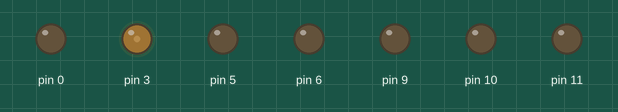
Recording of a sketch running on a simulated Arduino Uno, built with avr-gcc and run on an emulated ATmega328P. Shown: output pins drawn as LEDs (lit = HIGH).

Above: at 0.05 s.
At 0.5 s:
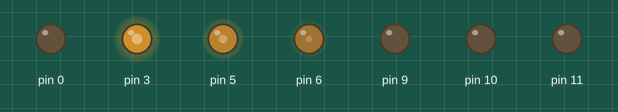
At 1.0 s:
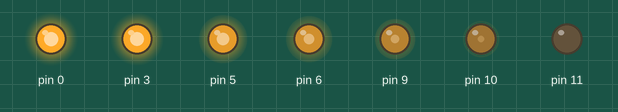
At 2.0 s:
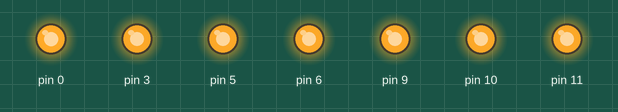
At 3.05 s:
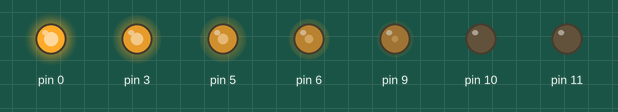
At 3.95 s:
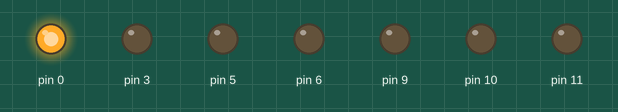
Timing chart, 0 to 5.2 s (numbered marks = the images above):
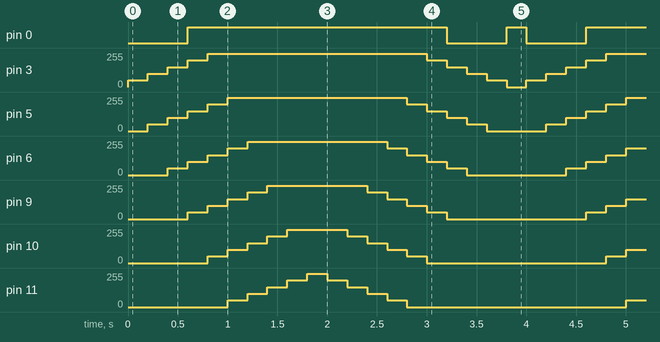

Measured:
- by itself, pin 0: repeats every 4.0 s: LOW 0.60 s, HIGH 0.20 s, LOW 0.60 s, HIGH 2.6 s
- by itself, pin 6: repeats every 4.0 s: 100/255 0.20 s, 150/255 0.20 s, 200/255 0.20 s, 250/255 1.4 s, 200/255 0.20 s, 150/255 0.20 s, 100/255 0.20 s, 50/255 0.20 s, 0/255 1.0 s, 50/255 0.20 s
- by itself, pin 9: repeats every 4.0 s: 100/255 0.20 s, 150/255 0.20 s, 200/255 0.20 s, 250/255 1.0 s, 200/255 0.20 s, 150/255 0.20 s, 100/255 0.20 s, 50/255 0.20 s, 0/255 1.4 s, 50/255 0.20 s

The sketch:

FADE_LEDS_2.ino
```cpp
/****************************************************************
**                                                             **
**                          TÍTOL:                             **
**                       fade LEDS 2                           **
**                                                             **
**  NOM: Mohamed el Marnissi                  DATA: 06/02/2017 **
****************************************************************/
//************************ INCLUDE ******************************


//*********************** VARIABLES *****************************

int LEDS[6]{3,5,6,9,10,11};//estableix array amb valor int de 7 variables
int ENCEN1[6]{0,0,0,0,0,0};//estableix array amb valor int de 7 variables
int ENCEN2[6]{50,0,0,0,0,0};//estableix array amb valor int de 7 variables
int ENCEN3[6]{100,50,0,0,0,0};//estableix array amb valor int de 7 variables
int ENCEN4[6]{150,100,50,0,0,0};//estableix array amb valor int de 7 variables
int ENCEN5[6]{200,150,100,50,0,0};//estableix array amb valor int de 7 variables
int ENCEN6[6]{250,200,150,100,50,0};//estableix array amb valor int de 7 variables
int ENCEN7[6]{250,250,200,150,100,50};//estableix array amb valor int de 7 variables
int ENCEN8[6]{250,250,250,200,150,100};//estableix array amb valor int de 7 variables
int ENCEN9[6]{250,250,250,250,200,150};//estableix array amb valor int de 7 variables
int ENCEN10[6]{250,250,250,250,250,200};//estableix array amb valor int de 7 variables
int ENCEN11[6]{250,250,250,250,250,250};//estableix array amb valor int de 7 variables
int t=200;//estableix variable t amb valor int

//************************** SETUP ******************************

void setup() {                 // configura el final de salida
for(int i=0;i<7;i++)//inicia funcio for, estableix variable i amb un valor de 0 , condiciona, si i es inferior a 7 incrementa el valor de i en 1.
{
  pinMode(LEDS[i],OUTPUT);// estableix totes les variables de l'array LEDS com a sortides
}
}

//*************************** LOOP ******************************

void loop() {
  for(int i=0;i<7;i++)//inicia funcio for, estableix variable i amb un valor de 0 , condiciona, si i es inferior a 7 incrementa el valor de i en 1.
{
  analogWrite(LEDS[i],ENCEN2[i]);//escriu les sortides analogiques de l'array de variable LEDS en funcio de l 'array de variables ENCEN
}
delay(t);//s'espera valor de variable t
  for(int i=0;i<7;i++)//inicia funcio for, estableix variable i amb un valor de 0 , condiciona, si i es inferior a 7 incrementa el valor de i en 1.
{
  analogWrite(LEDS[i],ENCEN3[i]);//escriu les sortides analogiques de l'array de variable LEDS en funcio de l 'array de variables ENCEN
}
delay(t);//s'espera valor de variable t
  for(int i=0;i<7;i++)//inicia funcio for, estableix variable i amb un valor de 0 , condiciona, si i es inferior a 7 incrementa el valor de i en 1.
{
  analogWrite(LEDS[i],ENCEN4[i]);//escriu les sortides analogiques de l'array de variable LEDS en funcio de l 'array de variables ENCEN
}
delay(t);//s'espera valor de variable t
  for(int i=0;i<7;i++)//inicia funcio for, estableix variable i amb un valor de 0 , condiciona, si i es inferior a 7 incrementa el valor de i en 1.
{
  analogWrite(LEDS[i],ENCEN5[i]);//escriu les sortides analogiques de l'array de variable LEDS en funcio de l 'array de variables ENCEN
}
delay(t);//s'espera valor de variable t
  for(int i=0;i<7;i++)//inicia funcio for, estableix variable i amb un valor de 0 , condiciona, si i es inferior a 7 incrementa el valor de i en 1.
{
  analogWrite(LEDS[i],ENCEN6[i]);//escriu les sortides analogiques de l'array de variable LEDS en funcio de l 'array de variables ENCEN
}
delay(t);//s'espera valor de variable t
  for(int i=0;i<7;i++)//inicia funcio for, estableix variable i amb un valor de 0 , condiciona, si i es inferior a 7 incrementa el valor de i en 1.
{
  analogWrite(LEDS[i],ENCEN7[i]);//escriu les sortides analogiques de l'array de variable LEDS en funcio de l 'array de variables ENCEN
}
delay(t);//s'espera valor de variable t
  for(int i=0;i<7;i++)//inicia funcio for, estableix variable i amb un valor de 0 , condiciona, si i es inferior a 7 incrementa el valor de i en 1.
{
  analogWrite(LEDS[i],ENCEN8[i]);//escriu les sortides analogiques de l'array de variable LEDS en funcio de l 'array de variables ENCEN
}
delay(t);//s'espera valor de variable t
  for(int i=0;i<7;i++)//inicia funcio for, estableix variable i amb un valor de 0 , condiciona, si i es inferior a 7 incrementa el valor de i en 1.
{
  analogWrite(LEDS[i],ENCEN9[i]);//escriu les sortides analogiques de l'array de variable LEDS en funcio de l 'array de variables ENCEN
}
delay(t);//s'espera valor de variable t
  for(int i=0;i<7;i++)//inicia funcio for, estableix variable i amb un valor de 0 , condiciona, si i es inferior a 7 incrementa el valor de i en 1.
{
  analogWrite(LEDS[i],ENCEN10[i]);//escriu les sortides analogiques de l'array de variable LEDS en funcio de l 'array de variables ENCEN
}
delay(t);//s'espera valor de variable t
  for(int i=0;i<7;i++)//inicia funcio for, estableix variable i amb un valor de 0 , condiciona, si i es inferior a 7 incrementa el valor de i en 1.
{
  analogWrite(LEDS[i],ENCEN11[i]);//escriu les sortides analogiques de l'array de variable LEDS en funcio de l 'array de variables ENCEN
}
delay(t);//s'espera valor de variable t
  for(int i=0;i<7;i++)//inicia funcio for, estableix variable i amb un valor de 0 , condiciona, si i es inferior a 7 incrementa el valor de i en 1.
{
  analogWrite(LEDS[i],ENCEN10[i]);//escriu les sortides analogiques de l'array de variable LEDS en funcio de l 'array de variables ENCEN
}
delay(t);//s'espera valor de variable t
  for(int i=0;i<7;i++)//inicia funcio for, estableix variable i amb un valor de 0 , condiciona, si i es inferior a 7 incrementa el valor de i en 1.
{
  analogWrite(LEDS[i],ENCEN9[i]);//escriu les sortides analogiques de l'array de variable LEDS en funcio de l 'array de variables ENCEN
}
delay(t);//s'espera valor de variable t
  for(int i=0;i<7;i++)//inicia funcio for, estableix variable i amb un valor de 0 , condiciona, si i es inferior a 7 incrementa el valor de i en 1.
{
  analogWrite(LEDS[i],ENCEN8[i]);//escriu les sortides analogiques de l'array de variable LEDS en funcio de l 'array de variables ENCEN
}
delay(t);//s'espera valor de variable t
  for(int i=0;i<7;i++)//inicia funcio for, estableix variable i amb un valor de 0 , condiciona, si i es inferior a 7 incrementa el valor de i en 1.
{
  analogWrite(LEDS[i],ENCEN7[i]);//escriu les sortides analogiques de l'array de variable LEDS en funcio de l 'array de variables ENCEN
}
delay(t);//s'espera valor de variable t
  for(int i=0;i<7;i++)//inicia funcio for, estableix variable i amb un valor de 0 , condiciona, si i es inferior a 7 incrementa el valor de i en 1.
{
  analogWrite(LEDS[i],ENCEN6[i]);//escriu les sortides analogiques de l'array de variable LEDS en funcio de l 'array de variables ENCEN
}
delay(t);//s'espera valor de variable t
  for(int i=0;i<7;i++)//inicia funcio for, estableix variable i amb un valor de 0 , condiciona, si i es inferior a 7 incrementa el valor de i en 1.
{
  analogWrite(LEDS[i],ENCEN5[i]);//escriu les sortides analogiques de l'array de variable LEDS en funcio de l 'array de variables ENCEN
}
delay(t);//s'espera valor de variable t
  for(int i=0;i<7;i++)//inicia funcio for, estableix variable i amb un valor de 0 , condiciona, si i es inferior a 7 incrementa el valor de i en 1.
{
  analogWrite(LEDS[i],ENCEN4[i]);//escriu les sortides analogiques de l'array de variable LEDS en funcio de l 'array de variables ENCEN
}
delay(t);//s'espera valor de variable t
  for(int i=0;i<7;i++)//inicia funcio for, estableix variable i amb un valor de 0 , condiciona, si i es inferior a 7 incrementa el valor de i en 1.
{
  analogWrite(LEDS[i],ENCEN3[i]);//escriu les sortides analogiques de l'array de variable LEDS en funcio de l 'array de variables ENCEN
}
delay(t);//s'espera valor de variable t
  for(int i=0;i<7;i++)//inicia funcio for, estableix variable i amb un valor de 0 , condiciona, si i es inferior a 7 incrementa el valor de i en 1.
{
  analogWrite(LEDS[i],ENCEN2[i]);//escriu les sortides analogiques de l'array de variable LEDS en funcio de l 'array de variables ENCEN
}
delay(t);//s'espera valor de variable t
  for(int i=0;i<7;i++)//inicia funcio for, estableix variable i amb un valor de 0 , condiciona, si i es inferior a 7 incrementa el valor de i en 1.
{
  analogWrite(LEDS[i],ENCEN1[i]);//escriu les sortides analogiques de l'array de variable LEDS en funcio de l 'array de variables ENCEN
}

delay(t);//s'espera valor de variable t
}


//************************** FUNCIONS ***************************
```
